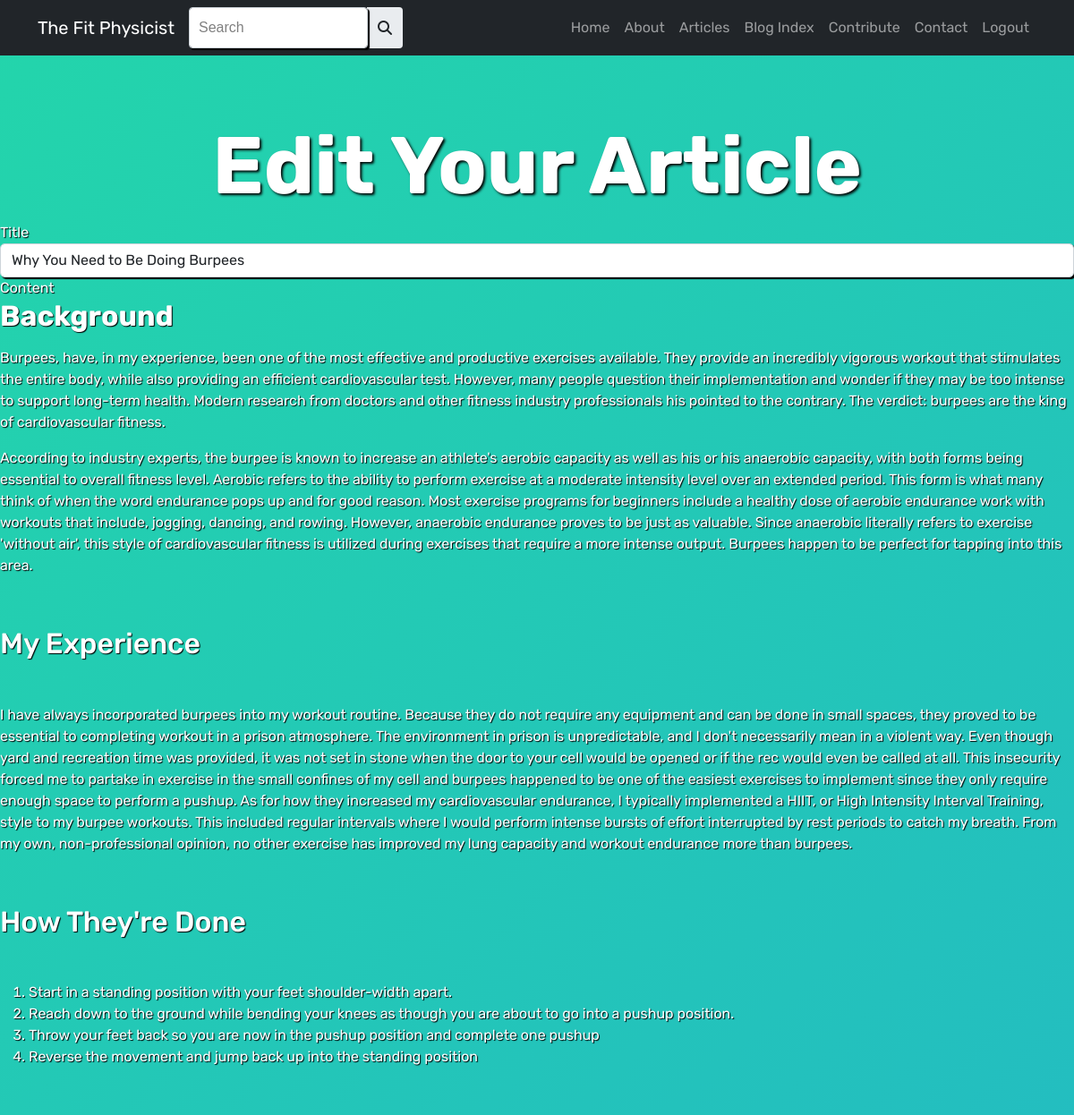
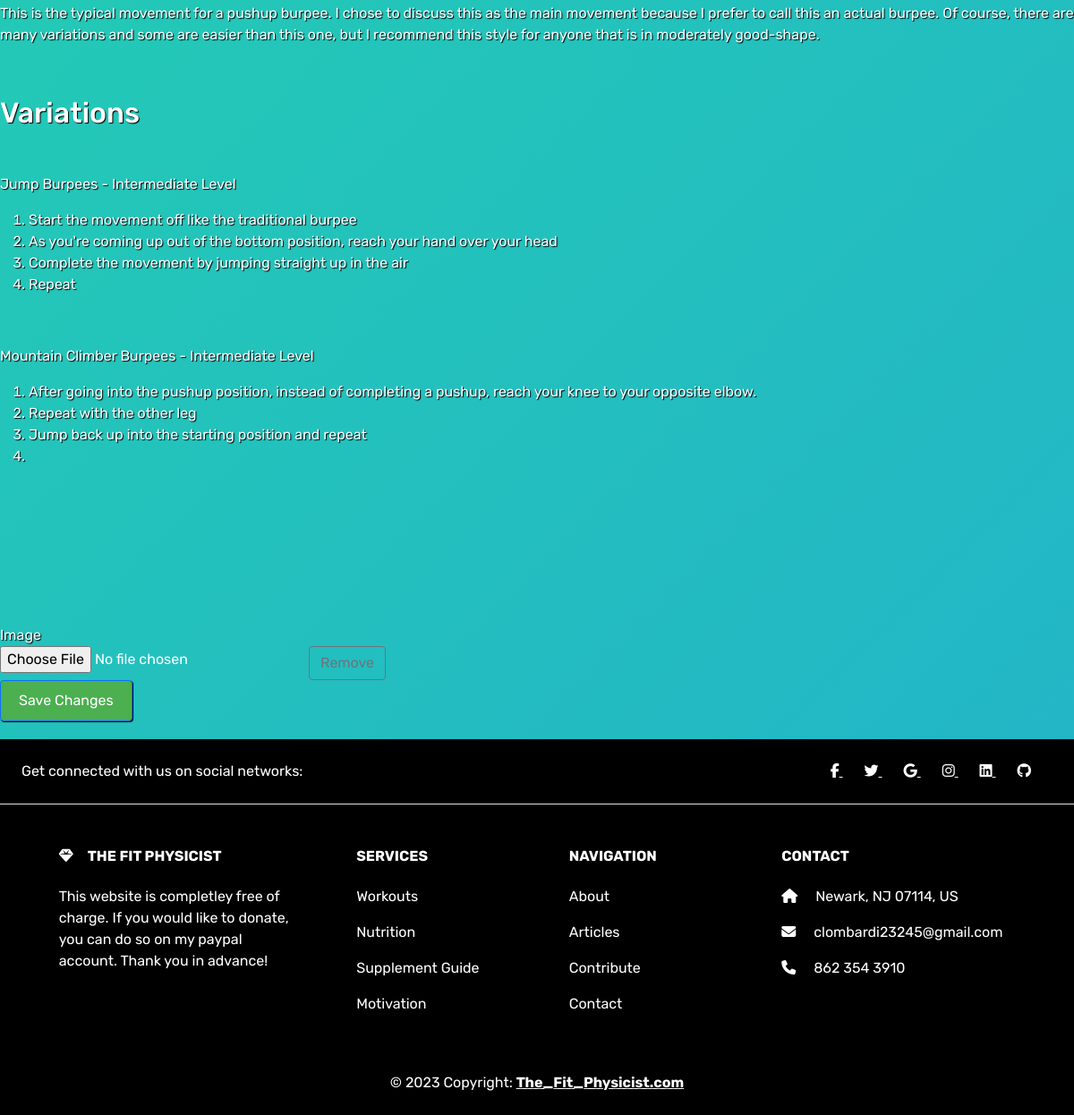
The app's page /edit/5 (signed in) with its own data (2 pictures, top to bottom).
### app.py (models this page shows, shortened)
class Article(db.Model):
    __tablename__ = "articles"
    id = db.Column(db.Integer, primary_key=True)
    title = db.Column(db.String(80), nullable=False)
    content = db.Column(db.String, nullable=False)
    created_on = db.Column(db.DateTime, default=datetime.now())
    user_id = db.Column(db.Integer, db.ForeignKey("users.id"), nullable=False)
    author = db.Column(db.String, nullable=False)
    image = db.Column(db.String)
    is_authenticated = db.Column(db.Boolean, default=False)
    user = db.relationship("User", backref=db.backref("articles", lazy=True))
    comments = db.relationship("Comment", back_populates="article")

### app.py (the view, shortened to what this page needs)
@app.route('/edit/<int:id>', methods=["GET", "POST"])
@login_required
def edit(id):
    article_edit = Article.query.get_or_404(id)
    if current_user.username == article_edit.author:
        return render_template('edit.html', title='Edit Your Article', article=article_edit)
    flash("You cannot edit another user's article!")
    return render_template('index.html', title='The Fit Physicist')

### app.py (called while the page is built)
@login_manager.user_loader
def load_user(user_id):
    return User.query.get(int(user_id))

### templates/edit.html (shortened to what this page needs)
{% extends 'base.html' %}
{% block head %}
<link rel="stylesheet" href="{{url_for('static', filename='css/edit.css')}}">
<link href="https://cdn.quilljs.com/1.3.6/quill.snow.css" rel="stylesheet">
{% endblock head %}
{% block content %}
<form action="/edit/{{article.id}}" method="POST" enctype="multipart/form-data" onsubmit="updateContentField()">
    <div class="form-group">
      <h3>Edit Your Article</h3>
    </div>
    <div class="form-group">
      <label for="title">Title</label>
      <input
        type="text"
        name="title"
        class="form-control"
        value="{{article.title}}"
      />
    </div>
    <div class="form-group">
      <label for="content">Content</label>
      <div id="editor" style="height: auto; min-height: 300px; width:100%;">{{ article.content | safe }}</div>
    </div>
    <div class="form-group">
      <label for="image">Image</label>
      <div class="input-group">
        <div class="custom-file">
          <input type="file" name="image" id="image" class="custom-file-input" accept="image/*" onchange="updateLabel(this)" />
        </div>
        <div class="input-group-append">
          <button type="button" class="btn btn-outline-secondary custom-remove-button" onclick="removeImage()">Remove</button>
        </div>
      </div>
    </div>
    <div class="form-group">
      <input type="submit" value="Save Changes" class="btn btn-primary" />
    </div>
  </form>
{% endblock content %}

### static/css/style2.css (style rules this page uses)
html, body { background: linear-gradient(-45deg, #ee7752, #e73c7e, #23a6d5, #23d5ab); background-size: 400% 400%; animation: gradient 15s ease infinite; }
body { animation: pulsate 5s ease-in-out infinite; }

### static/css/edit.css (style rules this page uses)
html, body { animation: gradient 15s ease infinite; }
h3 { color: white; font-family: 'Rubik'; font-weight: bold; text-shadow: 2px 2px 3px black; animation: glow 2s ease-in-out infinite; font-size: 90px; margin-top: 70px; text-align: center; }
.form-group { font-family: 'Rubik'; color: white; text-shadow: 1px 1px 1px black; }
.form-control { box-shadow: 2px 2px 1px black; border-radius: 5px; font-family: 'Rubik'; }
.btn-primary { box-shadow: 1px 1px 1px black; font-family: 'Rubik'; padding: 10px 20px; font-size: 16px; border-radius: 4px; background-color: #4CAF50; }

### records on screen
Article: title "Why You Need to Be Doing Burpees", content "Background Burpees, have, in my experience, been one of the most effective and productive exercises available. They provide an incredibly vigorous workout that stimulates the entire body, while also providing an efficient cardiovascular test. However, many people question their implementation and wonder if they may be too intense to support long-term health. Modern research from doctors and other fitness industry professionals his pointed to the contrary. The verdict: burpees are the king of cardiovascular fitness. According to industry experts, the burpee is known to increase an athlete's aerobic capacity as well as his or his anaerobic capacity, with both forms being essential to overall…"
